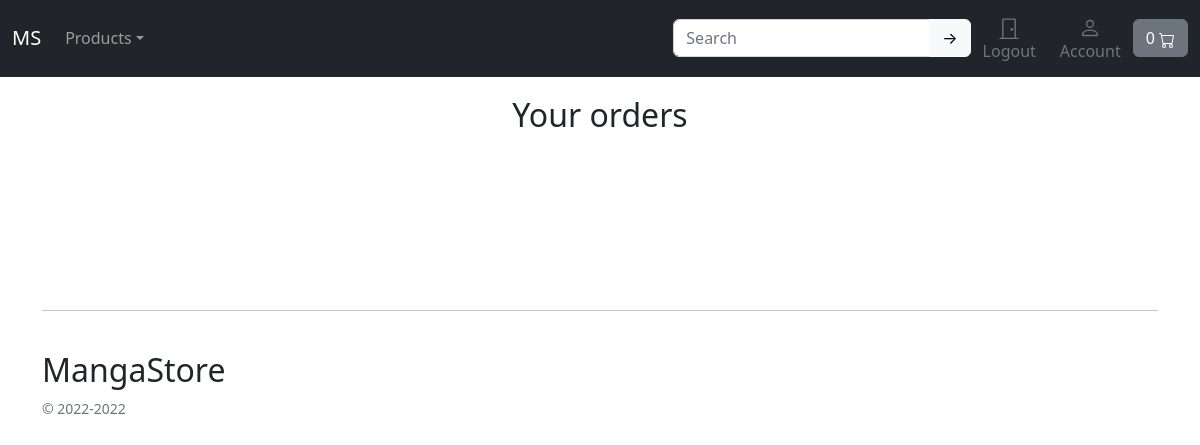
The app's page /account/profile/user_history/ (signed in), older data.
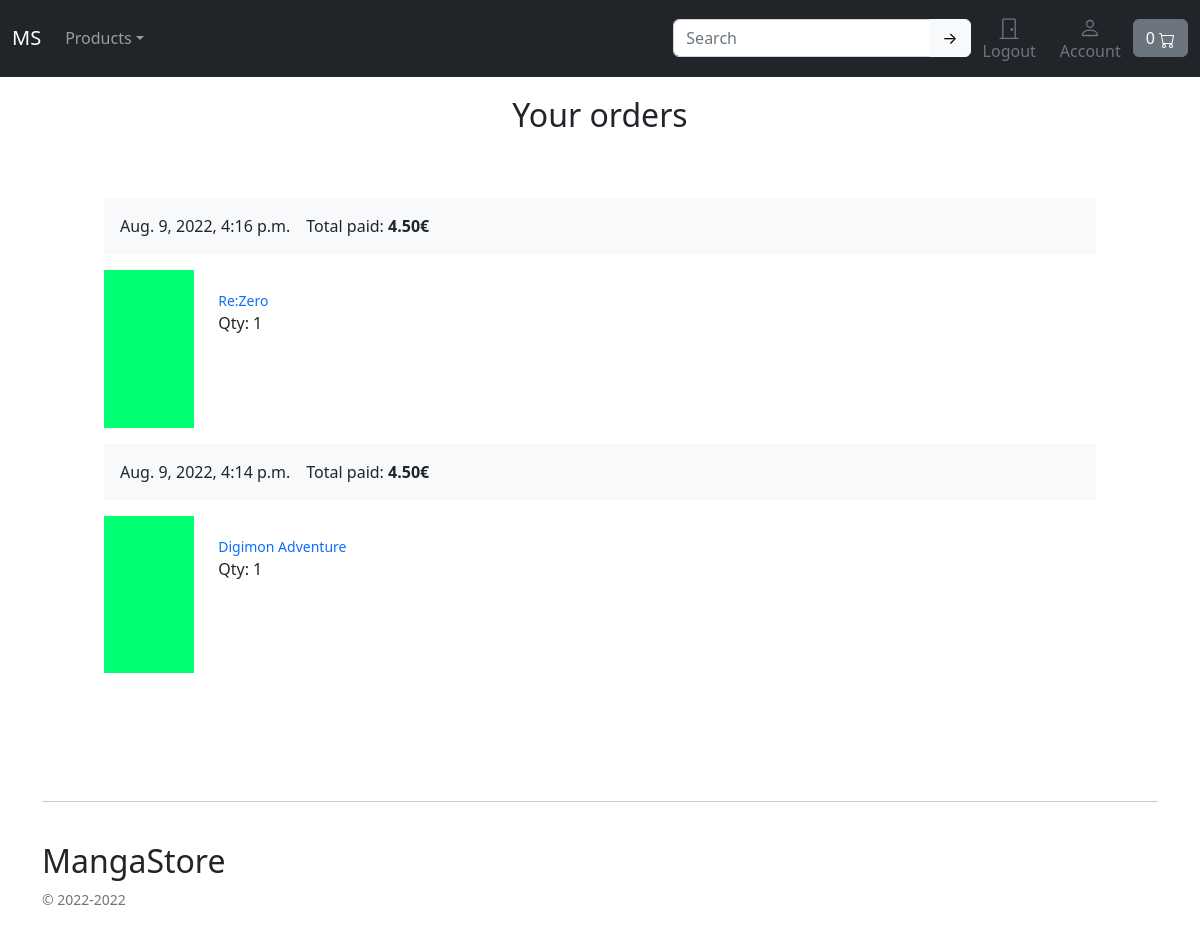
The same page, newer data.
### orders/models.py (models this page shows, shortened)
class Order(models.Model):
    user            = models.ForeignKey(settings.AUTH_USER_MODEL, on_delete=models.CASCADE)
    tot_paid        = models.DecimalField(max_digits=5, decimal_places=2)
    order_key       = models.CharField(max_length=200)
    created         = models.DateTimeField(auto_now_add=True)
    updated         = models.DateTimeField(auto_now=True)
    billing_status  = models.BooleanField(default=False)
    class Meta:
        ordering = ('-created',)

class OrderItem(models.Model):
    order   = models.ForeignKey(Order, on_delete=models.CASCADE, related_name='items')
    product = models.ForeignKey(Product, on_delete=models.CASCADE, related_name='order_items')
    price   = models.DecimalField(max_digits=5, decimal_places=2)
    qty     = models.PositiveIntegerField(default=1)

### store/models.py (models this page shows, shortened)
class Product(models.Model):
    category    = models.ForeignKey(Category, related_name='product', on_delete=models.CASCADE)
    title       = models.CharField(max_length=255)
    author      = models.CharField(max_length=255, default='Not found')
    description = models.TextField(blank=True)
    available   = models.PositiveIntegerField(default=1, validators=[MinValueValidator(0)])
    image       = models.ImageField(upload_to='images/', default='images/default.png') # stores the link to the db
    slug        = models.SlugField(max_length=255)
    price       = models.DecimalField(max_digits=4, decimal_places=2, default=4.50, validators=[MinValueValidator(1)])
    in_stock    = models.BooleanField(default=True)
    is_active   = models.BooleanField(default=True)
    created     = models.DateTimeField(auto_now_add=True)
    updated     = models.DateTimeField(auto_now=True)
    class Meta:
        ordering = ('-created',)
    def get_absolute_url(self):
        return reverse_lazy('store:product_detail', args=[self.slug])
    def __str__(self):
        return self.title

### account/views.py (the view)
@login_required
def user_history(request):
    orders = history(request)
    ctx = {'orders': orders}
    return render(request, 'account/user_history.html', context=ctx)

### cart/cart.py (called while the page is built)
    def __len__(self):
        return sum(item['qty'] for item in self.cart.values())

### cart/views.py (called while the page is built)
def cart(request):
    return {'cart': Cart(request)}

### orders/views.py (called while the page is built)
def history(request):
    user = request.user
    orders = Order.objects.filter(user=user, billing_status=True)
    return orders

### store/models.py (called while the page is built)
    def get_absolute_url(self):
       return reverse_lazy('store:category_list', args=[self.slug])

### store/views.py (called while the page is built)
def categories(request):
    return { 'categories': Category.objects.all() }

### templates/account/user_history.html (shortened to what this page needs)
{% extends '../store/base.html' %}
{% load static %}
{% block content %}
    <main class="py-5">
        <div class="container">
            <div class="my-5 pb-3 h2 text-center">Your orders</div>
                <div class="container" style="max-width: 1000px">
                    {% for order in orders %}
                        <div class="row g-3">
                            <div class="col-12 bg-light p-3 d-flex justify-content-between">
                                <div class="d-flex d-flex-inline">
                                    <div class="pe-3">{{ order.created }}</div>
                                    <div class="text-end">
                                        Total paid: <span class="fw-bold">{{ order.tot_paid }}€</span>
                                    </div>
                                </div>
                            </div>
                            <div class="col-md-7 col-lg-8 p-0">
                                {% for item in order.items.all %}
                                    <div class="card mb-3 border-0">
                                        <div class="row g-0">
                                            <div class="col-md-2 d-none d-md-block">
                                                <img class="img-fluid" style="width:90px" src="{{item.product.image.url}}" />
                                            </div>
                                            <div class="mt-3 col-md-10">
                                                <div class="card-body p-1">
                                                    <a class="text-decoration-none" href="{{ item.product.get_absolute_url }}">
                                                        <p class="card-text small">{{item.product|title}}</p>
                                                    </a>
                                                    Qty: {{ item.qty}}
                                                </div>
                                            </div>
                                        </div>
                                    </div>
                                {% endfor %}
                            </div>
                        </div>
                    {% endfor %}
                </div>
            </div>
        </div>
{% endblock content %}

Row changes from the older to the newer data that the page shows:
added Order: created "Aug. 9, 2022, 4:16 p.m.", tot_paid "4.50"
added OrderItem: product.image (placeholder picture), product "Re:Zero", qty "1", shown under "Aug. 9, 2022, 4:16 p.m."
added Order: created "Aug. 9, 2022, 4:14 p.m.", tot_paid "4.50"
added OrderItem: product.image (placeholder picture), product "Digimon Adventure", qty "1", shown under "Aug. 9, 2022, 4:14 p.m."
